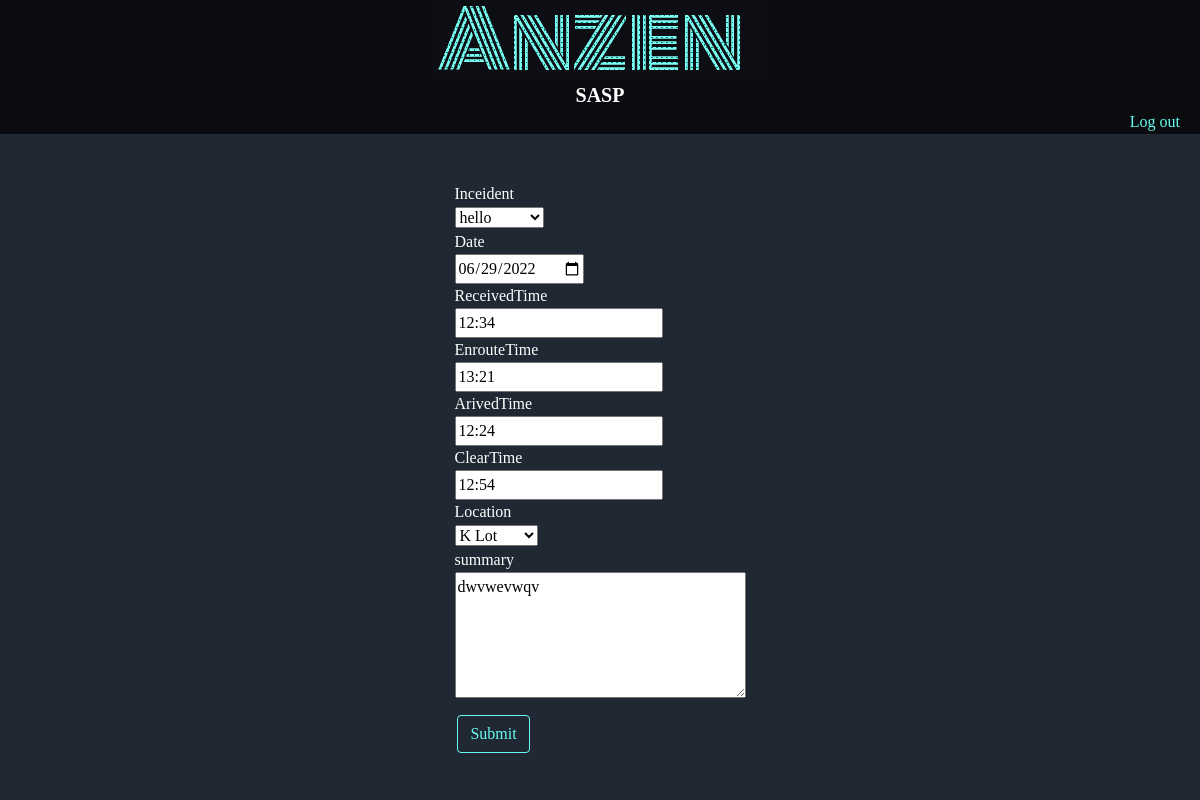
The app's page /incidentReportEdit/10/ (signed in), older data.
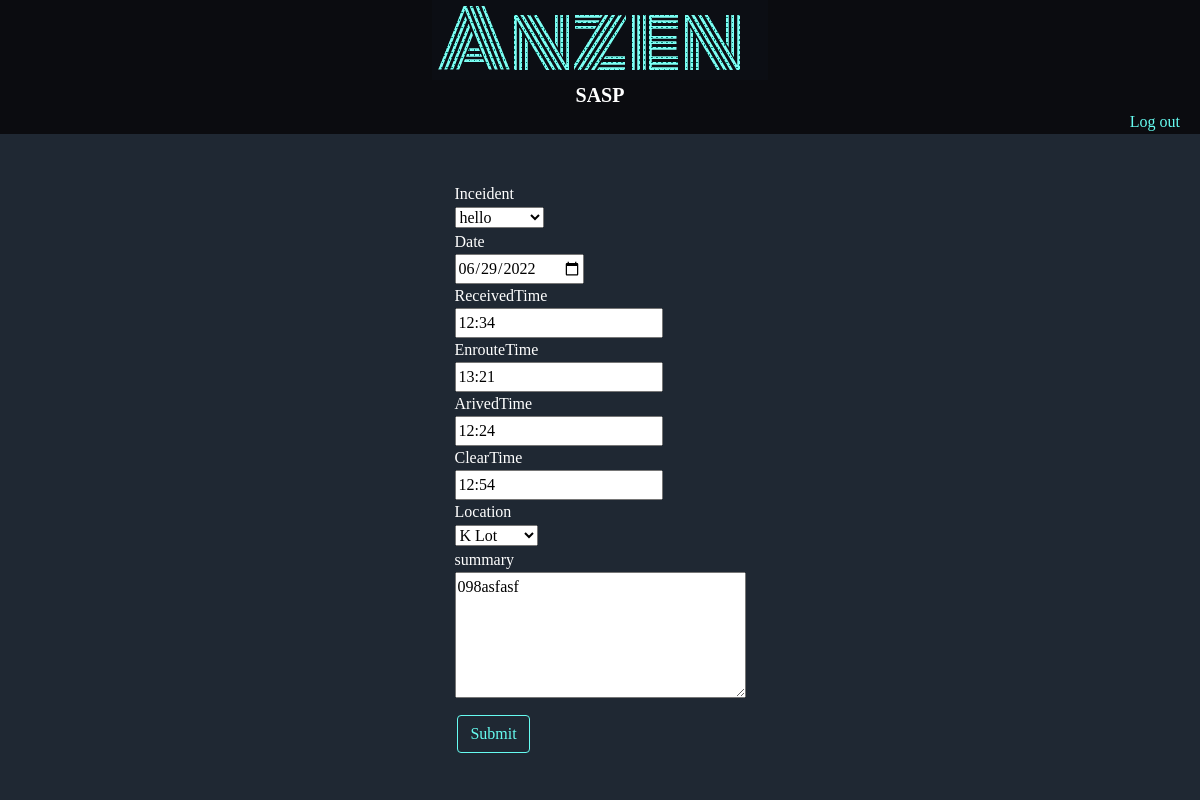
The same page, newer data.
### accounts/models.py (models this page shows, shortened)
class incidentReport (models.Model):
    reportedBy  = models.ForeignKey(User,null=False,on_delete=models.PROTECT)
    inceident = models.CharField(max_length=150,null=False)
    date = models.DateField(auto_now=False, auto_now_add=False,null=False)
    receivedTime = models.TimeField(auto_now=False, auto_now_add=False,)
    enrouteTime = models.TimeField(auto_now=False, auto_now_add=False,)
    arivedTime = models.TimeField(auto_now=False, auto_now_add=False,)
    clearTime = models.TimeField(auto_now=False, auto_now_add=False,)
    location = models.CharField(max_length=150,null=False)
    summary = models.TextField()

### accounts/views.py (the view, shortened to what this page needs)
# urls.py: path('incidentReportEdit/<int:entryID>/',views.incidentReportEdit,name='incidentReportEdit'),
@login_required(login_url='login')
def incidentReportEdit(request, entryID):
    inc= models.inceident.objects.all()
    loc = models.location.objects.all()
    incidentReport = models.incidentReport.objects.get(id=entryID)
    inceidents =[]
    locations = []
    for l in loc:
        locations.append(str(l))
    for i in inc:
        inceidents.append(str(i))
    print(request.POST)
    return render(request,'accounts/reports/inceidentReportEdiit.html',{'inceidents':inceidents,'locations':locations,'incidentReport':incidentReport})

### accounts/models.py (called while the page is built)
    def __str__(self):
        return self.inceidentName

    def __str__(self):
        return self.locationName

### accounts/templates/accounts/reports/inceidentReportEdiit.html (shortened to what this page needs)
{% extends 'accounts/index.html' %}
{% block content %}
    <div class="incedentReportEntryMain">
        <form method="POST" class="incedentReportEntryMainform">
            <div>
                <p>Inceident</p>
                <select name="inceident" id="">
                    {% for inceident  in inceidents %}
                        {% if inceident == incidentReport.inceident %}
                            <option value='{{inceident}}' selected="selected">{{inceident}}</option>
                        {% else %}
                            <option value='{{inceident}}'>{{inceident}}</option>
                        {% endif %}
                    {% endfor %}
                </select>
            </div>
            <div>
                <p>Date</p>
                <input type="date" name="date" id="date" onclick="dateMaxSet();"  required max="today">
            </div>
            <div>
                <p>ReceivedTime</p>
                <input type="text" pattern="[0-23]{2}:[0-59]{2}" oninput ="check_time(this.value,'receivedTime');" name="receivedTime" id="receivedTime" maxlength="5" value="{{incidentReport.receivedTime |date:"G:i"}}" required >
            </div>
            <div>
                <p>EnrouteTime</p>
                <input type="text" name="enrouteTime" oninput ="check_time(this.value,'enrouteTime');" id="enrouteTime" maxlength="5" value="{{incidentReport.enrouteTime |date:"G:i"}}" required>
            </div>
            <div>
                <p>ArivedTime</p>
                <input type="text" name="arivedTime" oninput ="check_time(this.value,'arivedTime');" id="arivedTime" maxlength="5" value="{{incidentReport.arivedTime |date:"G:i"}}" required>
            </div>
            <div>
                <p>ClearTime</p>
                <input type="text" name="clearTime" oninput ="check_time(this.value,'clearTime');"id="clearTime" maxlength="5" value="{{incidentReport.clearTime |date:"G:i"}}" required>
            </div>
            <div>
                <p>Location</p>
                <select name="location" id="">
                    {% for location  in locations %}
                        {% if location == incidentReport.location %}
                            <option value='{{location}}' selected="selected">{{location}}</option>
                        {% else %}
                            <option value='{{location}}' >{{location}}</option>
                        {% endif %}
                    {% endfor %}
                </select>
            </div>
            <div>
                <p>summary</p>
                <textarea name="summary" id="" cols="30" rows="5">{{incidentReport.summary}}</textarea>
            </div>
            <button type="submit"  class="muleInspectionEntrybutton">Submit</button>
        </form>
    </div>
{% endblock content %}

Row changes from the older to the newer data that the page shows:
changed incidentReport: summary "dwvwevwqv" → "098asfasf"
